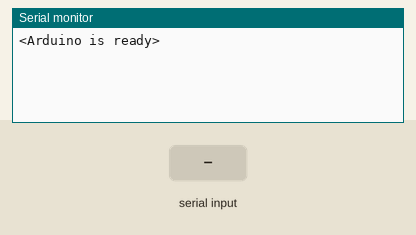
Simulated run of this sketch. Board: Arduino Uno, built with avr-gcc and run on an emulated ATmega328P. Shown: the last lines printed to the serial monitor. Inputs (shaded band) come from the test bench.

Above: at 1.2 s.
1.3 s: "ON 1\n" received over Serial
At 3.5 s:
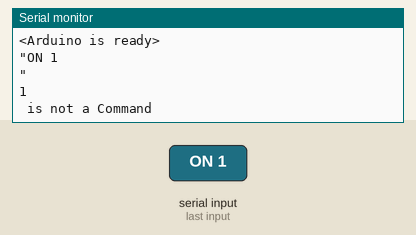
4.3 s: "OFF 1\n" received over Serial
7.3 s: " " received over Serial
At 10.0 s:
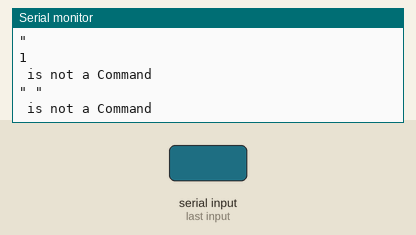
10.3 s: "ON" received over Serial
At 13.1 s:
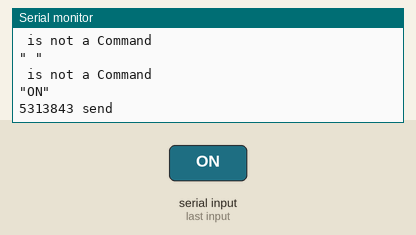
13.3 s: "OFF" received over Serial
At 15.73 s:
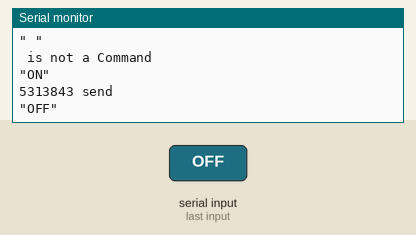
16.3 s: "90 45\n" received over Serial
At 19.3 s:
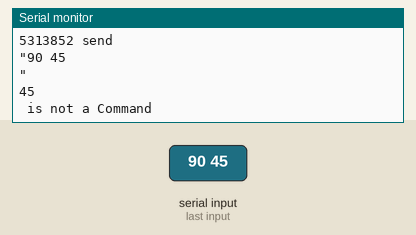

Measured:
- after the input at 1.3 s, the serial monitor: prints a new line after 1.7 s (image 1)
- after the input at 7.3 s, the serial monitor: prints a new line after 1.7 s (image 2)
- after the input at 10.3 s, the serial monitor: prints a new line after 1.7 s (image 3)
- after the input at 13.3 s, the serial monitor: prints a new line after 2.2 s (image 4)
- after the input at 16.3 s, the serial monitor: prints a new line after 2.6 s (image 5)

The sketch:

SendWirelessSockets.ino
```cpp
/*
  Example for different sending methods

  https://github.com/sui77/rc-switch/

*/

#include <RCSwitch.h>

RCSwitch mySwitch = RCSwitch();

void setup() {

  Serial.begin(9600);

  // Transmitter is connected to Arduino Pin #10
  mySwitch.enableTransmit(10);

  // Optional set pulse length.
  mySwitch.setPulseLength(189);

  // Optional set protocol (default is 1, will work for most outlets)
  // mySwitch.setProtocol(2);

  // Optional set number of transmission repetitions.
  // mySwitch.setRepeatTransmit(15);

  Serial.println("<Arduino is ready>");

}

void loop() {
  long messageCodes[] = {5313843, 5313852, 5313987, 5313996, 5314307, 5314316, 5315843, 5315852, 5321987, 5321996};

  String message = "";
  int offset;
  if(Serial.available() > 0){
    message = Serial.readString();
    Serial.println("\"" + message + "\"");

    int numberOfSocket = atoi(message.substring(0, message.indexOf(" ")).c_str());
    String Command = message.substring(message.indexOf(" ")+1);


    if(Command == "ON"){
      offset = 0;
    }
    else if(Command == "OFF"){
      offset = 1;
    }
    else{
      Serial.println(Command + " is not a Command");
      return;
    }

    if(numberOfSocket < 5 && numberOfSocket >= 0){
      mySwitch.send(messageCodes[numberOfSocket*2 + offset], 24);
      Serial.println(String(messageCodes[numberOfSocket*2 + offset]) + " send");
    }
    else{
      Serial.println("Error Number conversion");
    }
    delay(1000);
  }


  /* Same switch as above, but using decimal code */


  delay(1000);
}
```
